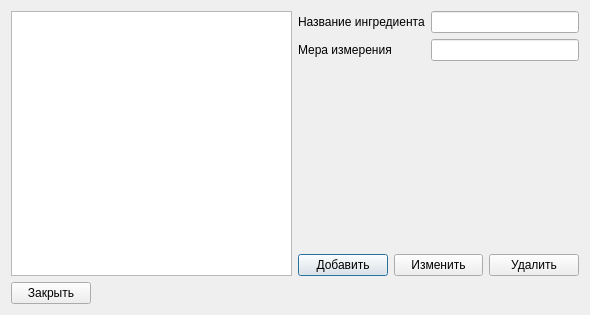
<?xml version="1.0" encoding="UTF-8"?>
<ui version="4.0">
 <class>Ingredients</class>
 <widget class="QDialog" name="Ingredients">
  <property name="geometry">
   <rect>
    <x>0</x>
    <y>0</y>
    <width>590</width>
    <height>315</height>
   </rect>
  </property>
  <property name="windowTitle">
   <string>Dialog</string>
  </property>
  <layout class="QGridLayout" name="gridLayout">
   <item row="0" column="0">
    <widget class="QTableView" name="ingr_table_"/>
   </item>
   <item row="0" column="1">
    <layout class="QVBoxLayout" name="verticalLayout">
     <item>
      <layout class="QFormLayout" name="formLayout">
       <item row="0" column="0">
        <widget class="QLabel" name="label">
         <property name="text">
          <string>Название ингредиента</string>
         </property>
        </widget>
       </item>
       <item row="0" column="1">
        <widget class="QLineEdit" name="name_ingr_line_"/>
       </item>
       <item row="1" column="0">
        <widget class="QLabel" name="label_2">
         <property name="text">
          <string>Мера измерения</string>
         </property>
        </widget>
       </item>
       <item row="1" column="1">
        <widget class="QLineEdit" name="mer_ingr_line_"/>
       </item>
      </layout>
     </item>
     <item>
      <spacer name="verticalSpacer">
       <property name="orientation">
        <enum>Qt::Vertical</enum>
       </property>
       <property name="sizeHint" stdset="0">
        <size>
         <width>20</width>
         <height>40</height>
        </size>
       </property>
      </spacer>
     </item>
     <item>
      <layout class="QHBoxLayout" name="horizontalLayout">
       <item>
        <widget class="QPushButton" name="add_ingr_btn_">
         <property name="text">
          <string>Добавить</string>
         </property>
        </widget>
       </item>
       <item>
        <widget class="QPushButton" name="change_ingr_btn_">
         <property name="text">
          <string>Изменить</string>
         </property>
        </widget>
       </item>
       <item>
        <widget class="QPushButton" name="erase_ingr_btn_">
         <property name="text">
          <string>Удалить</string>
         </property>
        </widget>
       </item>
      </layout>
     </item>
    </layout>
   </item>
   <item row="1" column="0" colspan="2">
    <layout class="QHBoxLayout" name="horizontalLayout_2">
     <item>
      <widget class="QPushButton" name="close_btn_">
       <property name="text">
        <string>Закрыть</string>
       </property>
      </widget>
     </item>
     <item>
      <spacer name="horizontalSpacer">
       <property name="orientation">
        <enum>Qt::Horizontal</enum>
       </property>
       <property name="sizeHint" stdset="0">
        <size>
         <width>40</width>
         <height>20</height>
        </size>
       </property>
      </spacer>
     </item>
    </layout>
   </item>
  </layout>
 </widget>
 <resources/>
 <connections/>
</ui>
